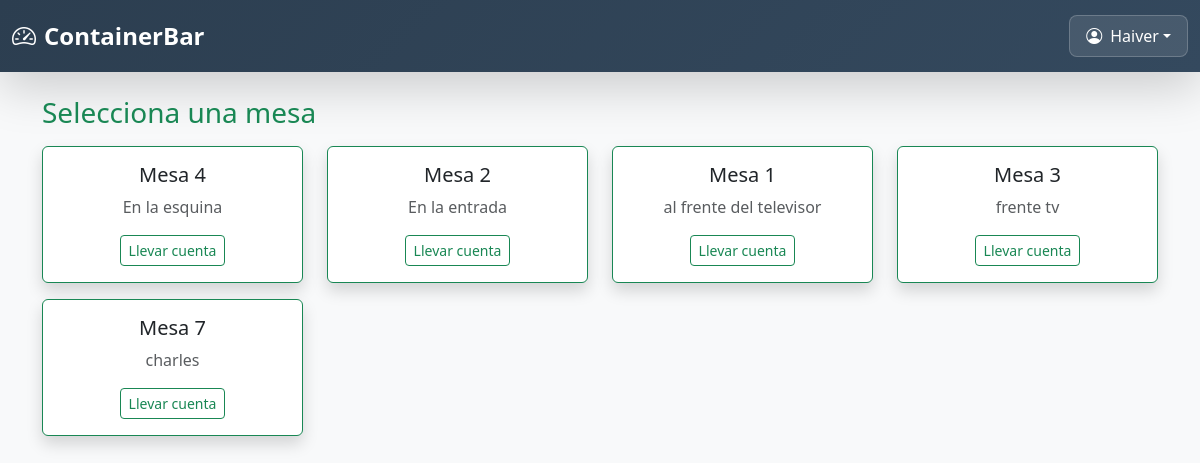
Page /mesas/activas/ (signed in) on the committed database.
### core/models.py (models this page shows, shortened)
class Mesa(models.Model):
    numero = models.PositiveIntegerField(unique=True)
    ubicacion = models.CharField(max_length=100, blank=True)
    activa = models.BooleanField(default=True)

### core/views.py (the view)
# urls.py: path('mesas/activas/', views.mesas_activas, name='mesas_activas'),
@never_cache
@login_required
def mesas_activas(request):
    mesas = Mesa.objects.filter(activa=True)
    return render(request, 'core/mesas/mesas_activas.html', {'mesas': mesas})

### core/templates/core/mesas/mesas_activas.html (shortened to what this page needs)
{% extends 'core/base.html' %}
{% block content %}
<div class="container mt-4">
  <h3 class="mb-3 text-success">Selecciona una mesa</h3>
  <div class="row">
    {% for mesa in mesas %}
      <div class="col-md-3 mb-3">
        <div class="card shadow border-success">
          <div class="card-body text-center">
            <h5 class="card-title">Mesa {{ mesa.numero }}</h5>
            <p class="text-muted">{{ mesa.ubicacion }}</p>
            <a href="{% url 'cuenta_mesa' mesa.id %}" class="btn btn-outline-success btn-sm">Llevar cuenta</a>
          </div>
        </div>
      </div>
    {% endfor %}
  </div>
</div>
{% endblock %}

### core/templates/core/base.html (shortened to what this page needs)
<!DOCTYPE html>
<html lang="es">
<head>
  <link href="https://cdn.jsdelivr.net/npm/bootstrap@5.3.0/dist/css/bootstrap.min.css" rel="stylesheet">
  <link href="https://cdn.jsdelivr.net/npm/bootstrap-icons@1.10.5/font/bootstrap-icons.css" rel="stylesheet">
  <link href="https://cdnjs.cloudflare.com/ajax/libs/animate.css/4.1.1/animate.min.css" rel="stylesheet">
</head>
<body class="bg-light">
  <header class="header-fixed shadow-lg">
    <div class="container-fluid">
      <div class="d-flex justify-content-between align-items-center">
        <h3 class="header-title d-flex align-items-center">
          <i class="bi bi-speedometer2 me-2"></i>
          <span class="mobile-hide">Container </span> Bar
        </h3>
        {% if user.is_authenticated %}
          <div class="dropdown">
            <button class="btn user-btn dropdown-toggle d-flex align-items-center"
                    type="button"
                    id="usuarioDropdown"
                    data-bs-toggle="dropdown"
                    aria-expanded="false">
              <i class="bi bi-person-circle me-2"></i>
              <span class="mobile-hide">{{ request.user.username }}</span>
            </button>
          </div>
        {% endif %}
      </div>
    </div>
  </header>
  <main class="flex-grow-1">
    {% block content %}{% endblock %}
  </main>
</body>
</html>

### core/templates/core/base.html (style rules this page uses)
.header-fixed { background: linear-gradient(135deg, #2c3e50 0%, #34495e 100%); min-height: 70px; padding: 15px 0; }
.header-title { font-size: 1.5rem; font-weight: 600; margin: 0; color: white; }
.user-btn { background: rgba(255,255,255,0.1); border: 1px solid rgba(255,255,255,0.2); color: white; padding: 8px 16px; border-radius: 8px; }

### rows in the picture
Mesa: numero "4", ubicacion "En la esquina"
Mesa: numero "2", ubicacion "En la entrada"
Mesa: numero "1", ubicacion "al frente del televisor"
Mesa: numero "3", ubicacion "frente tv"
Mesa: numero "7", ubicacion "charles"

### other values in the picture
{{ request.user.username }} "Haiver"
